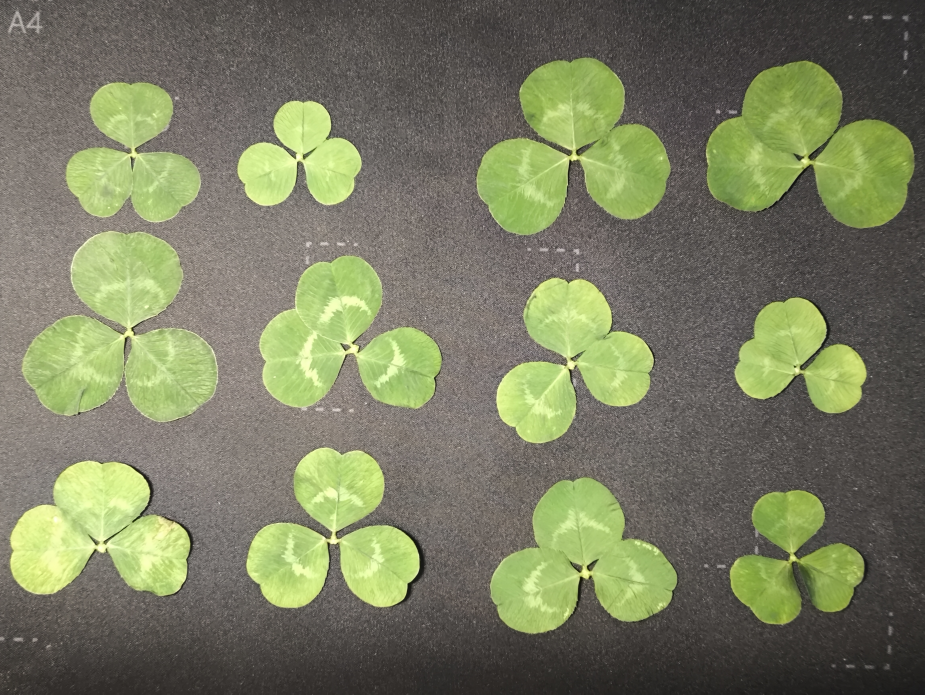
#> input picture raw/02.jpg, 4624 x 3472 px (shown at 1/5 size); its folder holds only this picture in this run
$ python extract_instances.py
#> lines starting #> are read from the running program, lines starting #| are printed output that depends on the picture; after the words box and inside, x2 and y2 are one past the last pixel; in counts of white or black regions, pixels touching at a corner belong together
import cv2
import numpy as np
import os
import re

# --- 配置 ---
INPUT_DIR = "raw"
OUTPUT_DIR = "data"
TARGET_SIZE = 128
PADDING_RATIO = 0.2

if not os.path.exists(OUTPUT_DIR): os.makedirs(OUTPUT_DIR)

def process_image(image_path):
#> called with image_path = 'raw/02.jpg'
    filename = os.path.basename(image_path)
    prefix = re.match(r"(\d+)", filename).group(1) if re.match(r"(\d+)", filename) else "img"

    img = cv2.imread(image_path)
#> img is the input picture: shape (3472, 4624, 3); mean B, G, R 96.9, 124.6, 120.7
    if img is None: return

    # 1. 基础绿色过滤
    hsv = cv2.cvtColor(img, cv2.COLOR_BGR2HSV)
#> hsv: shape (3472, 4624, 3); mean H, S, V 23.6, 49.3, 128.1
    # 稍微放宽一点点 V (亮度) 的下限，防止叶片暗部被剔除
    mask_raw = cv2.inRange(hsv, np.array([25, 70, 30]), np.array([90, 255, 255]))
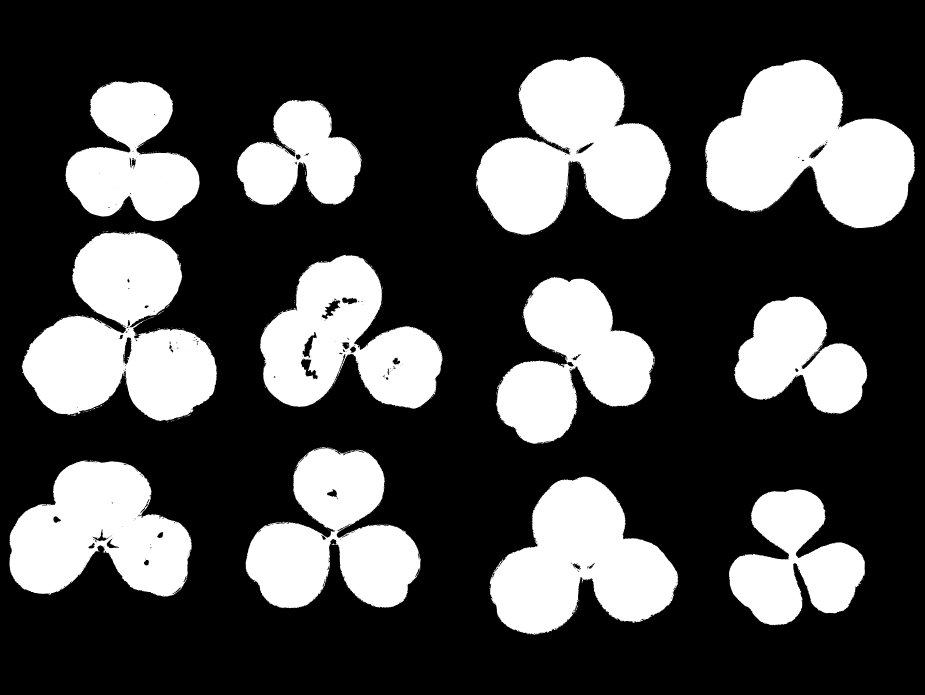
#> mask_raw: shape (3472, 4624) (shown at 1/5 size); 29.2% white; 674 white regions (608 under 20 px), largest, box (x1, y1, x2, y2) and area: (3525, 297, 4576, 1141) 556135, (108, 1158, 1084, 2105) 551326, (2380, 284, 3356, 1174) 524472

    # --- 策略 1：定位掩码（厚掩码） ---
    # 依然使用大核，确保 5 号草（风车草）的散叶子能被框在一起
    kernel_glue = cv2.getStructuringElement(cv2.MORPH_RECT, (50, 50))
    mask_detect = cv2.morphologyEx(mask_raw, cv2.MORPH_CLOSE, kernel_glue)
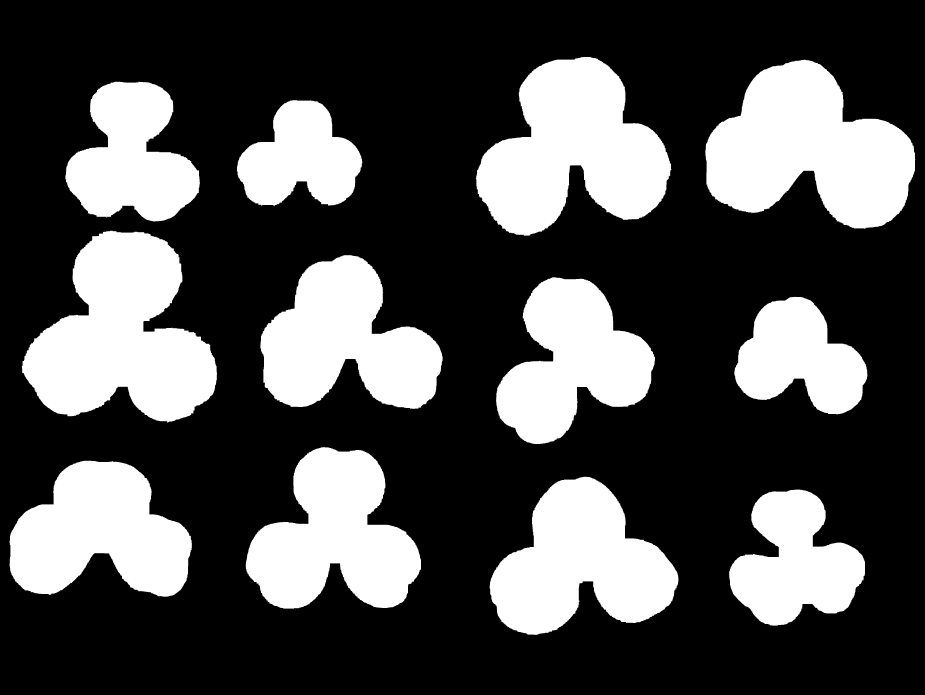
#> mask_detect: shape (3472, 4624) (shown at 1/5 size); 30.4% white; 12 white regions

    # 2. 使用“定位掩码”找幸运草的大轮廓
    contours, _ = cv2.findContours(mask_detect, cv2.RETR_EXTERNAL, cv2.CHAIN_APPROX_SIMPLE)
#> contours = 12 contours; largest, box (x1, y1, x2, y2) and area: (109, 1154, 1085, 2113) 579176, (3526, 298, 4577, 1144) 562274, (2379, 285, 3357, 1179) 537812, (2447, 2384, 3392, 3174) 450326, (1229, 2236, 2105, 3044) 438936

    boxes = []
    for cnt in contours:
        area_ratio = cv2.contourArea(cnt) / (img.shape[0] * img.shape[1])
        if 0.001 < area_ratio < 0.2:
            boxes.append(cv2.boundingRect(cnt))
#> this loop made 12 passes
#> area_ratio on passes 1 to 12: 0.0178, 0.028, 0.026, 0.0273, 0.0153, 0.0241, 0.0271, 0.0361, 0.0136, 0.0187, 0.035, 0.0335
#> after the loop, boxes = 12 items, first 6: (3646, 2448, 679, 680), (2447, 2384, 945, 790), (48, 2303, 911, 681), (1229, 2236, 876, 808), (3671, 1484, 666, 589), (2480, 1385, 795, 835)

    if not boxes: return

    # 排序
    avg_h = sum([b[3] for b in boxes]) / len(boxes)
#> avg_h = 756.6
    boxes.sort(key=lambda b: (int(b[1] / (avg_h * 0.8)), b[0]))

    for i, (x, y, w, h) in enumerate(boxes):
        # 3. 切出局部图像
        crop_img = img[y:y+h, x:x+w]
        crop_mask_raw = mask_raw[y:y+h, x:x+w]

        # --- 策略 2：精细填充掩码（核心修改点） ---
        # A. 先用极小的核去掉边缘细碎的毛刺
        kernel_tiny = cv2.getStructuringElement(cv2.MORPH_RECT, (3, 3))
        refined_mask = cv2.morphologyEx(crop_mask_raw, cv2.MORPH_OPEN, kernel_tiny)

        # B. 找到局部区域内的所有轮廓并【填充】它们
        # 这一步会把叶片中间所有的黑点（孔洞）强制填成白色
        temp_mask = np.zeros(refined_mask.shape, dtype=np.uint8)
        inner_cnts, _ = cv2.findContours(refined_mask, cv2.RETR_EXTERNAL, cv2.CHAIN_APPROX_SIMPLE)
        for c in inner_cnts:
            # 只填充面积不是特别小的碎点，进一步过滤背景杂质
            if cv2.contourArea(c) > 50:
                cv2.drawContours(temp_mask, [c], -1, 255, -1) # -1 表示填充内部

        # 4. 应用这个“无孔”掩码
        final_crop = cv2.bitwise_and(crop_img, crop_img, mask=temp_mask)

        # 5. 构建画布并居中
        max_dim = int(max(w, h) * (1 + PADDING_RATIO))
        square_canvas = np.zeros((max_dim, max_dim, 3), dtype=np.uint8)
        off_y, off_x = (max_dim - h) // 2, (max_dim - w) // 2
        square_canvas[off_y:off_y+h, off_x:off_x+w] = final_crop

        # 6. 缩放到 512x512
        final_img = cv2.resize(square_canvas, (TARGET_SIZE, TARGET_SIZE), interpolation=cv2.INTER_LANCZOS4)
        cv2.imwrite(os.path.join(OUTPUT_DIR, f"{prefix}-{i+1}.jpg"), final_img)
#> this loop made 12 passes
#> (x, y, w, h, max_dim, off_y, off_x) on passes 1 to 12: (327, 407, 672, 701, 841, 70, 84), (1184, 501, 628, 528, 753, 112, 62), (2379, 285, 978, 894, 1173, 139, 97), (3526, 298, 1051, 846, 1261, 207, 105), (109, 1154, 976, 959, 1171, 106, 97), (1302, 1276, 911, 768, 1093, 162, 91), (2480, 1385, 795, 835, 1002, 83, 103), (3671, 1484, 666, 589, 799, 105, 66), (48, 2303, 911, 681, 1093, 206, 91), (1229, 2236, 876, 808, 1051, 121, 87), (2447, 2384, 945, 790, 1134, 172, 94), (3646, 2448, 679, 680, 816, 68, 68)
#> pass 1, in process_image, `refined_mask = cv2.morphologyEx(crop_mask_raw, cv2.MORPH_OPEN, kernel_..`:
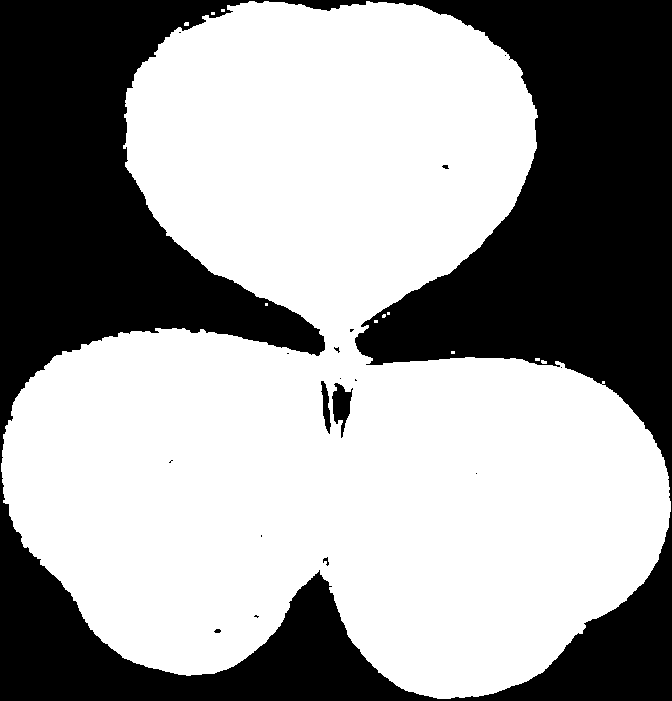
#> refined_mask: shape (701, 672); 61.2% white; 18 black regions (12 under 20 px), largest, box (x1, y1, x2, y2) and area: (0, 0, 672, 701) 181811, (332, 383, 353, 438) 606, (321, 381, 331, 434) 273, (323, 557, 329, 566) 26, (214, 629, 221, 633) 22, (442, 165, 449, 169) 20
#> pass 1, in process_image, `final_crop = cv2.bitwise_and(crop_img, crop_img, mask=temp_mask)`:
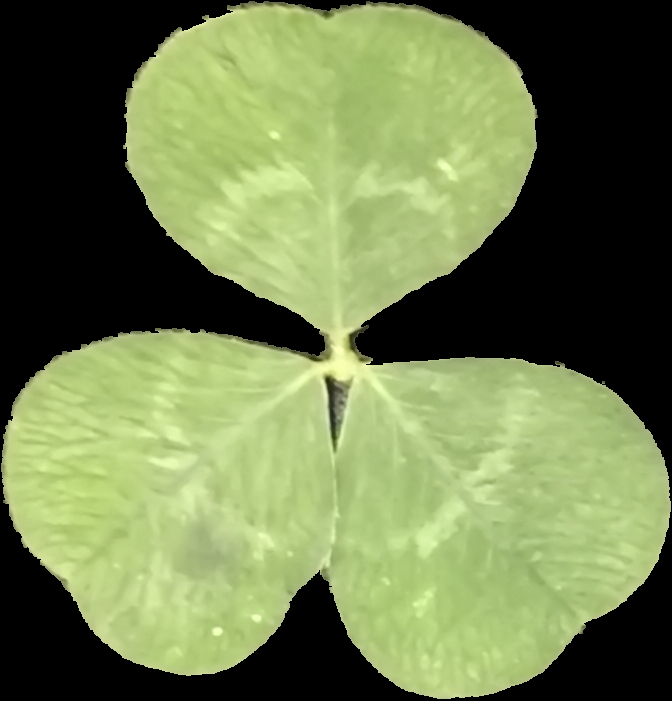
#> final_crop: shape (701, 672, 3); mean B, G, R 77.9, 124.4, 110.2
#> after the loop:
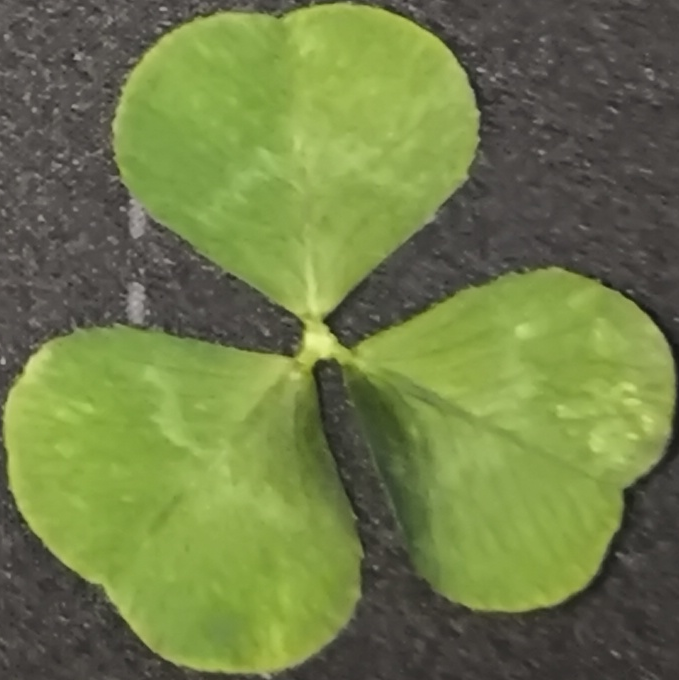
#> crop_img: shape (680, 679, 3); mean B, G, R 71.9, 124.3, 111.3
#> after the loop: crop_mask_raw: shape (680, 679); 58.6% white; 31 black regions (29 under 20 px), largest, box (x1, y1, x2, y2) and area: (0, 0, 679, 680) 132419, (0, 0, 320, 409) 58815
#> after the loop:
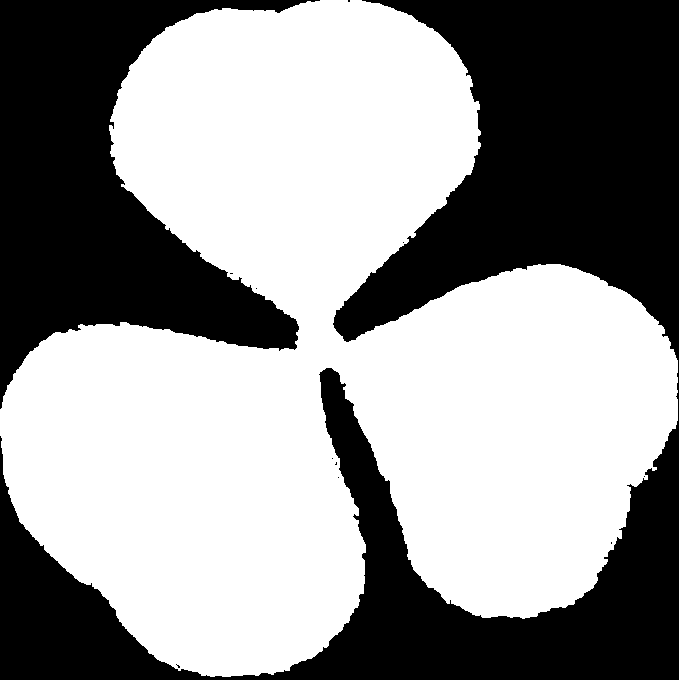
#> refined_mask: shape (680, 679); 58.5% white; 12 black regions (10 under 20 px), largest, box (x1, y1, x2, y2) and area: (0, 0, 679, 680) 132742, (0, 0, 320, 409) 58900
#> after the loop:
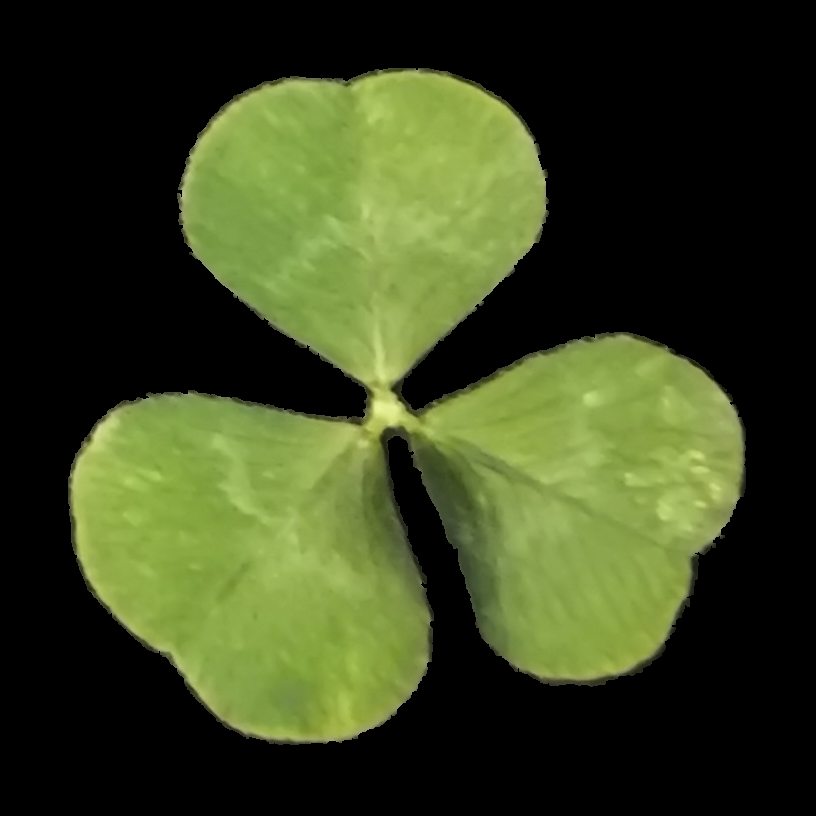
#> square_canvas: shape (816, 816, 3); mean B, G, R 30.3, 65.3, 55.5

if __name__ == "__main__":
    for f in [f for f in os.listdir(INPUT_DIR) if f.lower().endswith(('.jpg','.png'))]:
        print(f"正在处理: {f}...")
        process_image(os.path.join(INPUT_DIR, f))
    print("\n实例提取完成！")

$ run again, on raw/03.jpg
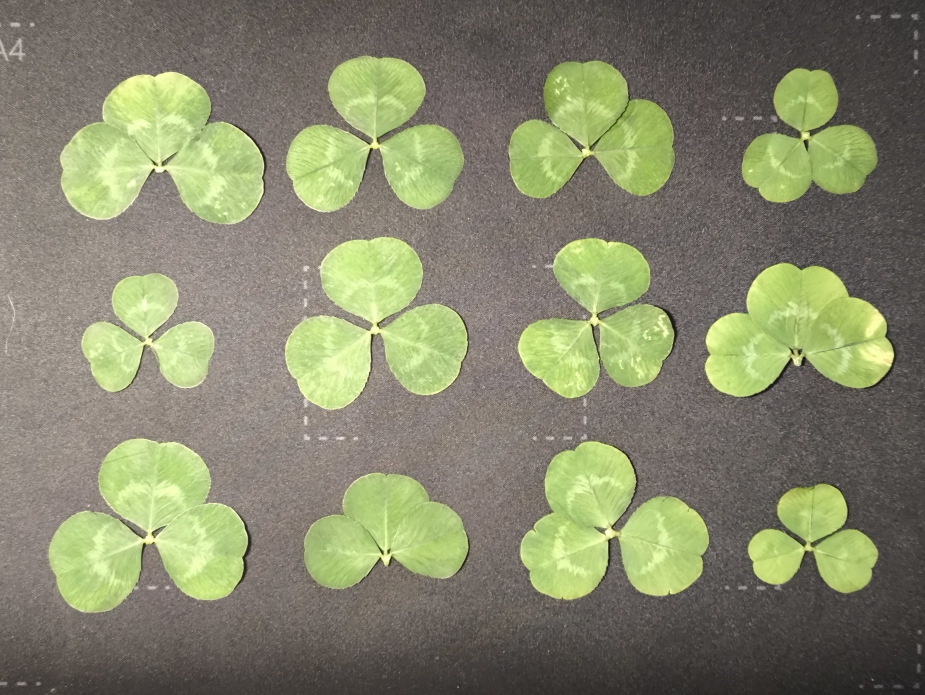
#> input picture raw/03.jpg, 4624 x 3472 px (shown at 1/5 size)
#> in process_image, img is the input picture: shape (3472, 4624, 3); mean B, G, R 107.5, 134.6, 132.5
#> hsv: shape (3472, 4624, 3); mean H, S, V 20.9, 48.1, 139.4
#> in process_image, `mask_raw = cv2.inRange(hsv, np.array([25, 70, 30]), np.array([90, 255,..`:
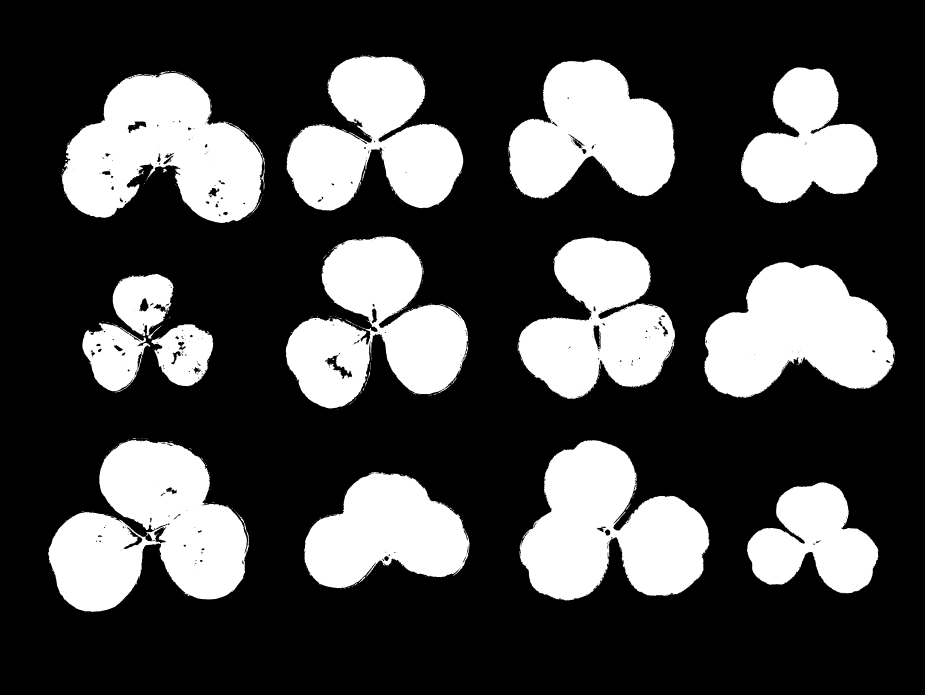
#> mask_raw: shape (3472, 4624) (shown at 1/5 size); 28.5% white; 630 white regions (518 under 20 px), largest, box (x1, y1, x2, y2) and area: (241, 2199, 1245, 3060) 526013, (2598, 2201, 3548, 3002) 478330, (310, 364, 1313, 1115) 474938
#> mask_detect: shape (3472, 4624); 29.8% white; 12 white regions
#> contours = 12 contours; largest, box (x1, y1, x2, y2) and area: (242, 2190, 1246, 3061) 551167, (306, 357, 1326, 1116) 505790, (2599, 2202, 3549, 3003) 491657, (1430, 1183, 2343, 2048) 487315, (3522, 1310, 4475, 1990) 435084
#> the loop in process_image, `for cnt in contours:` made 12 passes
#> area_ratio on passes 1 to 8: 0.0143, 0.0202, 0.0306, 0.0343, 0.0142, 0.0271, 0.0251, 0.0304
#> after the loop in process_image, `for cnt in contours:`: boxes = 12 items, first 6: (3736, 2412, 659, 556), (1521, 2361, 828, 587), (2599, 2202, 950, 801), (242, 2190, 1004, 871), (413, 1368, 654, 596), (3522, 1310, 953, 680)
#> avg_h = 723
#> the loop in process_image, `for i, (x, y, w, h) in enumerate(boxes):` made 12 passes
#> (x, y, w, h, max_dim, off_y, off_x) on passes 1 to 8: (306, 357, 1020, 759, 1224, 232, 102), (1431, 277, 886, 778, 1063, 142, 88), (2540, 298, 838, 697, 1005, 154, 83), (3706, 338, 685, 679, 822, 71, 68), (413, 1368, 654, 596, 784, 94, 65), (1430, 1183, 913, 865, 1095, 115, 91), (2587, 1188, 789, 807, 968, 80, 89), (3522, 1310, 953, 680, 1143, 231, 95)
#> after the loop in process_image, `for i, (x, y, w, h) in enumerate(boxes):`:
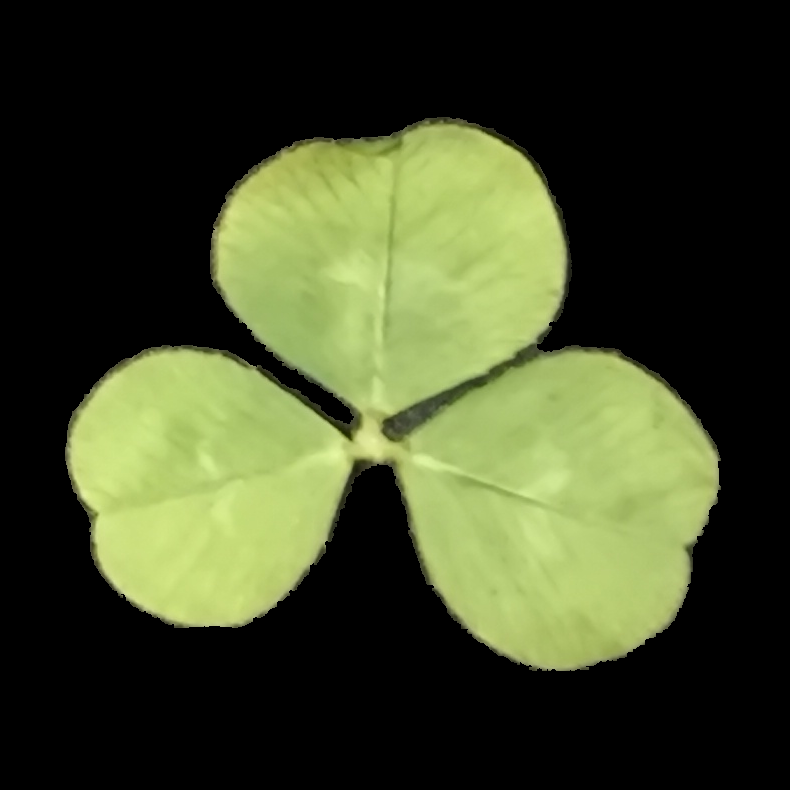
#> square_canvas: shape (790, 790, 3); mean B, G, R 39.6, 70.3, 62.9
